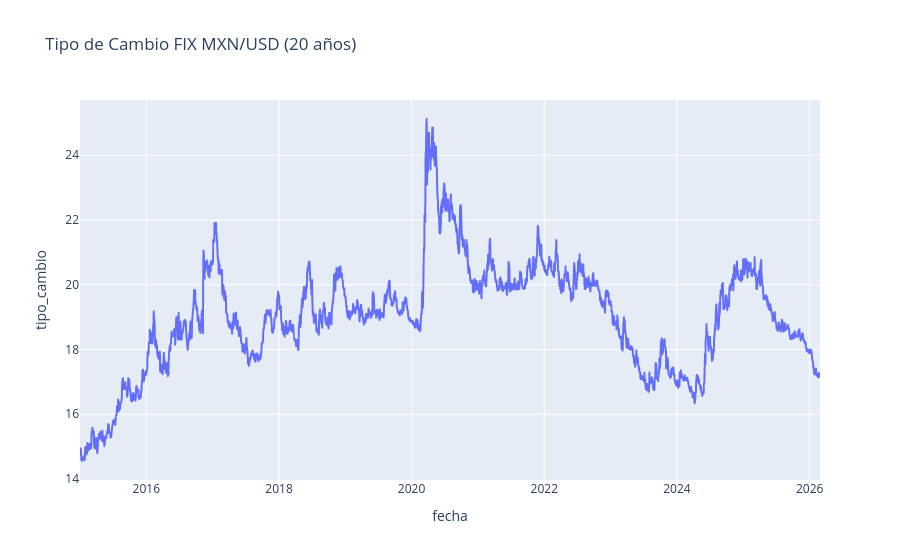

The code cell stored with this chart in its notebook:
### Code cell
df = df[df.index >= "2015-01-01"]

df_plot = df.reset_index()

fig = px.line(
    df_plot,
    x="fecha",
    y="tipo_cambio",
    title="Tipo de Cambio FIX MXN/USD (20 años)"
)

fig.show()

### Figure 1 — Plotly figure (JSON) as saved in the notebook; plotly's stock layout.template omitted (floating-point values rounded to 4 significant figures; data arrays with more than 128 entries replaced by an {"elided": "..."} marker saying what was removed)
{"data": [{"hovertemplate": "fecha=%{x}<br>tipo_cambio=%{y}<extra></extra>", "legendgroup": "", "line": {"color": "#636efa", "dash": "solid"}, "marker": {"symbol": "circle"}, "mode": "lines", "name": "", "showlegend": false, "type": "scattergl", "x": {"elided": "2912 str values"}, "xaxis": "x", "y": {"elided": "2912 float values"}, "yaxis": "y"}], "layout": {"legend": {"tracegroupgap": 0}, "title": {"text": "Tipo de Cambio FIX MXN/USD (20 años)"}, "xaxis": {"anchor": "y", "domain": [0, 1], "title": {"text": "fecha"}}, "yaxis": {"anchor": "x", "domain": [0, 1], "title": {"text": "tipo_cambio"}}}}
